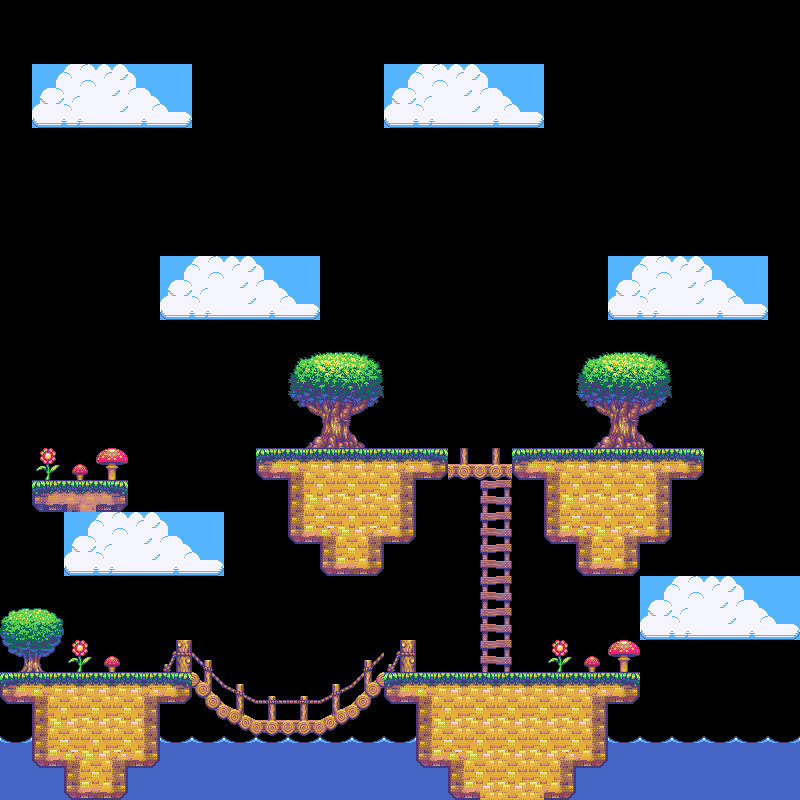

The image is a tile-based game level rendered from a .tmx file. Its description and complete source (layers, tilesets, objects, tile grids) follow:
An orthogonal 25x25 tile map with 32x32 px tiles, 2 tile layers (background2, blocked), 1 hidden layer not drawn.

<map version="1.0" tiledversion="1.0.2" orientation="orthogonal" renderorder="right-down" width="25" height="25" tilewidth="32" tileheight="32" nextobjectid="1">
 <tileset firstgid="1" name="smallTiles" tilewidth="32" tileheight="32" tilecount="133" columns="7">
  <image source="smallTiles.png" width="244" height="608" />
 </tileset>
 <layer name="background" width="25" height="25" visible="0">
  <data encoding="csv">
124,124,124,124,124,124,124,124,124,124,124,124,124,124,124,124,124,124,124,124,124,124,124,124,124,
124,124,124,124,124,124,124,124,124,124,124,124,124,124,124,124,124,124,124,124,124,124,124,124,124,
124,124,124,124,124,124,124,124,124,124,124,124,124,124,124,124,124,124,124,124,124,124,124,124,124,
124,124,124,124,124,124,124,124,124,124,124,124,124,124,124,124,124,124,124,124,124,124,124,124,124,
124,124,124,124,124,124,124,124,124,124,124,124,124,124,124,124,124,124,124,124,124,124,124,124,124,
124,124,124,124,124,124,124,124,124,124,124,124,124,124,124,124,124,124,124,124,124,124,124,124,124,
124,124,124,124,124,124,124,124,124,124,124,124,124,124,124,124,124,124,124,124,124,124,124,124,124,
124,124,124,124,124,124,124,124,124,124,124,124,124,124,124,124,124,124,124,124,124,124,124,124,124,
124,124,124,124,124,124,124,124,124,124,124,124,124,124,124,124,124,124,124,124,124,124,124,124,124,
124,124,124,124,124,124,124,124,124,124,124,124,124,124,124,124,124,124,124,124,124,124,124,124,124,
124,124,124,124,124,124,124,124,124,124,124,124,124,124,124,124,124,124,124,124,124,124,124,124,124,
124,124,124,124,124,124,124,124,124,124,124,124,124,124,124,124,124,124,124,124,124,124,124,124,124,
124,124,124,124,124,124,124,124,124,124,124,124,124,124,124,124,124,124,124,124,124,124,124,124,124,
124,124,124,124,124,124,124,124,124,124,124,124,124,124,124,124,124,124,124,124,124,124,124,124,124,
124,124,124,124,124,124,124,124,124,124,124,124,124,124,124,124,124,124,124,124,124,124,124,124,124,
124,124,124,124,124,124,124,124,124,124,124,124,124,124,124,124,124,124,124,124,124,124,124,124,124,
124,124,124,124,124,124,124,124,124,124,124,124,124,124,124,124,124,124,124,124,124,124,124,124,124,
124,124,124,124,124,124,124,124,124,124,124,124,124,124,124,124,124,124,124,124,124,124,124,124,124,
124,124,124,124,124,124,124,124,124,124,124,124,124,124,124,124,124,124,124,124,124,124,124,124,124,
124,124,124,124,124,124,124,124,124,124,124,124,124,124,124,124,124,124,124,124,124,124,124,124,124,
124,124,124,124,124,124,124,124,124,124,124,124,124,124,124,124,124,124,124,124,124,124,124,124,124,
124,124,124,124,124,124,124,124,124,124,124,124,124,124,124,124,124,124,124,124,124,124,124,124,124,
124,124,124,124,124,124,124,124,124,124,124,124,124,124,124,124,124,124,124,124,124,124,124,124,124,
124,124,124,124,124,124,124,124,124,124,124,124,124,124,124,124,124,124,124,124,124,124,124,124,124,
124,124,124,124,124,124,124,124,124,124,124,124,124,124,124,124,124,124,124,124,124,124,124,124,124
</data>
 </layer>
 <layer name="background2" width="25" height="25">
  <data encoding="csv">
0,0,0,0,0,0,0,0,0,0,0,0,0,0,0,0,0,0,0,0,0,0,0,0,0,
0,0,0,0,0,0,0,0,0,0,0,0,0,0,0,0,0,0,0,0,0,0,0,0,0,
0,120,121,122,123,124,0,0,0,0,0,0,120,121,122,123,124,0,0,0,0,0,0,0,0,
0,127,128,129,130,131,0,0,0,0,0,0,127,128,129,130,131,0,0,0,0,0,0,0,0,
0,0,0,0,0,0,0,0,0,0,0,0,0,0,0,0,0,0,0,0,0,0,0,0,0,
0,0,0,0,0,0,0,0,0,0,0,0,0,0,0,0,0,0,0,0,0,0,0,0,0,
0,0,0,0,0,0,0,0,0,0,0,0,0,0,0,0,0,0,0,0,0,0,0,0,0,
0,0,0,0,0,0,0,0,0,0,0,0,0,0,0,0,0,0,0,0,0,0,0,0,0,
0,0,0,0,0,120,121,122,123,124,0,0,0,0,0,0,0,0,0,120,121,122,123,124,0,
0,0,0,0,0,127,128,129,130,131,0,0,0,0,0,0,0,0,0,127,128,129,130,131,0,
0,0,0,0,0,0,0,0,0,0,0,0,0,0,0,0,0,0,0,0,0,0,0,0,0,
0,0,0,0,0,0,0,0,0,96,97,98,0,0,0,0,0,0,96,97,98,0,0,0,0,
0,0,0,0,0,0,0,0,0,103,104,105,0,0,0,0,0,0,103,104,105,0,0,0,0,
0,0,0,0,0,0,0,0,0,110,111,112,0,0,0,0,0,0,110,111,112,0,0,0,0,
0,113,114,115,0,0,0,0,0,0,0,0,0,0,74,75,0,0,0,0,0,0,0,0,0,
0,0,0,0,0,0,0,0,0,0,0,0,0,0,0,80,0,0,0,0,0,0,0,0,0,
0,0,120,121,122,123,124,0,0,0,0,0,0,0,0,80,0,0,0,0,0,0,0,0,0,
0,0,127,128,129,130,131,0,0,0,0,0,0,0,0,80,0,0,0,0,0,0,0,0,0,
0,0,0,0,0,0,0,0,0,0,0,0,0,0,0,80,0,0,0,0,120,121,122,123,124,
101,102,0,0,0,0,0,0,0,0,0,0,0,0,0,80,0,0,0,0,127,128,129,130,131,
108,109,113,114,0,57,58,59,60,61,62,63,57,0,0,80,0,113,114,115,0,0,0,0,0,
0,0,0,0,0,64,65,66,67,68,69,70,0,0,0,0,0,0,0,0,0,0,0,0,0,
0,0,0,0,0,71,72,73,74,75,76,77,0,0,0,0,0,0,0,0,0,0,0,0,0,
79,79,79,79,79,79,79,79,79,79,79,79,79,79,79,79,79,79,79,79,79,79,79,79,79,
86,86,86,86,86,86,86,86,86,86,86,86,86,86,86,86,86,86,86,86,86,86,86,86,86
</data>
 </layer>
 <layer name="blocked" width="25" height="25">
  <data encoding="csv">
0,0,0,0,0,0,0,0,0,0,0,0,0,0,0,0,0,0,0,0,0,0,0,0,0,
0,0,0,0,0,0,0,0,0,0,0,0,0,0,0,0,0,0,0,0,0,0,0,0,0,
0,0,0,0,0,0,0,0,0,0,0,0,0,0,0,0,0,0,0,0,0,0,0,0,0,
0,0,0,0,0,0,0,0,0,0,0,0,0,0,0,0,0,0,0,0,0,0,0,0,0,
0,0,0,0,0,0,0,0,0,0,0,0,0,0,0,0,0,0,0,0,0,0,0,0,0,
0,0,0,0,0,0,0,0,0,0,0,0,0,0,0,0,0,0,0,0,0,0,0,0,0,
0,0,0,0,0,0,0,0,0,0,0,0,0,0,0,0,0,0,0,0,0,0,0,0,0,
0,0,0,0,0,0,0,0,0,0,0,0,0,0,0,0,0,0,0,0,0,0,0,0,0,
0,0,0,0,0,0,0,0,0,0,0,0,0,0,0,0,0,0,0,0,0,0,0,0,0,
0,0,0,0,0,0,0,0,0,0,0,0,0,0,0,0,0,0,0,0,0,0,0,0,0,
0,0,0,0,0,0,0,0,0,0,0,0,0,0,0,0,0,0,0,0,0,0,0,0,0,
0,0,0,0,0,0,0,0,0,0,0,0,0,0,0,0,0,0,0,0,0,0,0,0,0,
0,0,0,0,0,0,0,0,0,0,0,0,0,0,0,0,0,0,0,0,0,0,0,0,0,
0,0,0,0,0,0,0,0,0,0,0,0,0,0,0,0,0,0,0,0,0,0,0,0,0,
0,0,0,0,0,0,0,0,2,3,4,5,6,7,0,0,2,3,4,5,6,7,0,0,0,
0,30,31,35,0,0,0,0,0,10,11,12,13,0,0,0,0,10,11,12,13,0,0,0,0,
0,0,0,0,0,0,0,0,0,17,18,19,20,0,0,0,0,17,18,19,20,0,0,0,0,
0,0,0,0,0,0,0,0,0,0,25,26,0,0,0,0,0,0,25,26,0,0,0,0,0,
0,0,0,0,0,0,0,0,0,0,0,0,0,0,0,0,0,0,0,0,0,0,0,0,0,
0,0,0,0,0,0,0,0,0,0,0,0,0,0,0,0,0,0,0,0,0,0,0,0,0,
0,0,0,0,0,0,0,0,0,0,0,0,0,0,0,0,0,0,0,0,0,0,0,0,0,
2,3,4,5,6,7,65,0,0,0,0,70,2,3,5,4,5,5,6,7,0,0,0,0,0,
0,10,11,12,13,14,72,73,74,75,76,77,0,10,11,11,11,11,13,0,0,0,0,0,0,
0,17,18,19,20,21,0,0,0,0,0,0,0,17,18,11,11,19,20,0,0,0,0,0,0,
0,0,25,26,27,28,0,0,0,0,0,0,0,0,25,11,11,26,0,0,0,0,0,0,0
</data>
 </layer>
</map>